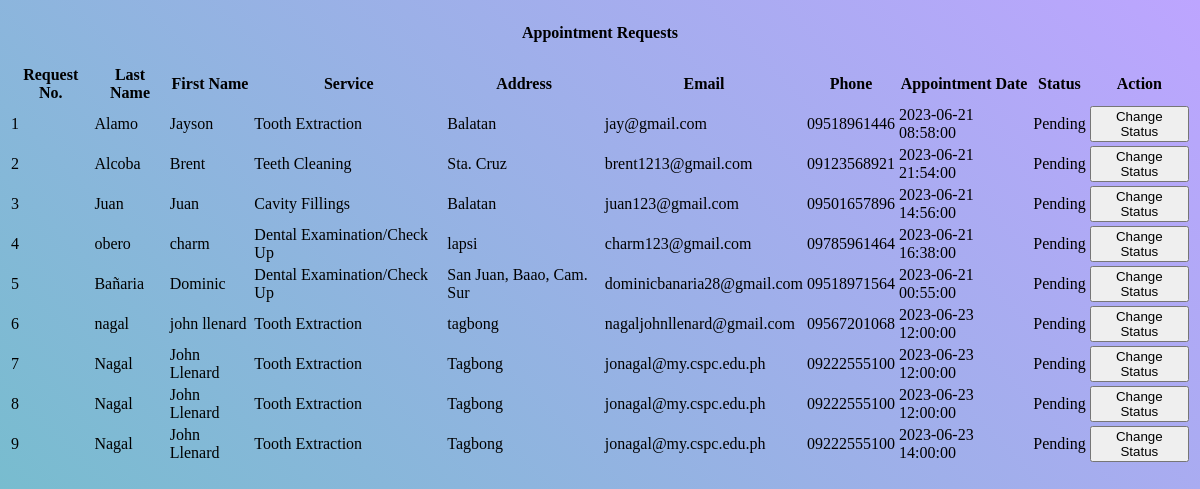
The app's page /admin/requests.php, older data.
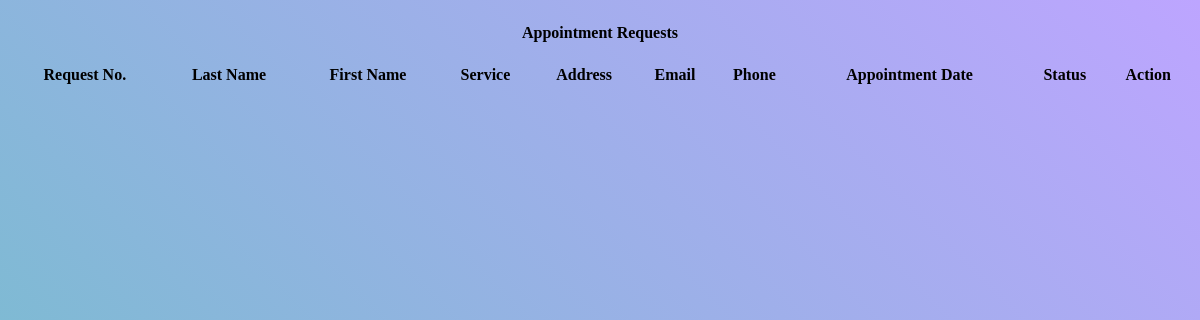
The same page, newer data.
### tables this page shows
CREATE TABLE `requests_tb` (
  `request_id` int(11) NOT NULL,
  `patient_id` int(11) NOT NULL,
  `service_id` int(11) NOT NULL,
  `firstName` varchar(100) NOT NULL,
  `middleName` varchar(100) NOT NULL,
  `lastName` varchar(100) NOT NULL,
  `address` varchar(255) NOT NULL,
  `email` varchar(100) DEFAULT NULL,
  `phone` varchar(11) NOT NULL,
  `appointment_date` datetime NOT NULL,
  `status` varchar(50) NOT NULL
);

CREATE TABLE `services_tb` (
  `service_id` int(100) NOT NULL,
  `service_name` varchar(50) DEFAULT NULL,
  `service_price` decimal(10,2) DEFAULT NULL
);

### admin/requests.php (the view, shortened to what this page needs)
<!DOCTYPE html>
<html lang="en">
<body>
    <div class="col py-1">
        <div class="container-fluid bg-light edges">
            <div class="col py-1">
                <div>
                    <h4 style="text-align:center">Appointment Requests</h4>
                </div>
                <table id="example" class="table table-striped" style="width:100%;">
                    <thead>
                        <tr>
                            <th>Request No.</th>
                            <th>Last Name</th>
                            <th>First Name</th>
                            <th>Service</th>
                            <th>Address</th>
                            <th>Email</th>
                            <th>Phone</th>
                            <th>Appointment Date</th>
                            <th>Status</th>
                            <th>Action</th>
                        </tr>
                    </thead>
                    <tbody>
                        <?php
                        $data = mysqli_query($conn, "SELECT r.*, s.service_name FROM requests_tb r INNER JOIN services_tb s ON r.service_id = s.service_id");
                        while ($row = mysqli_fetch_array($data)) {
                            if ($row['status'] != "Approve" && $row['status'] !="Done") {
                                echo "<tr>";
                                echo "<td>" . $row['request_id'] . "</td>";
                                echo "<td>" . $row['lastName'] . "</td>";
                                echo "<td>" . $row['firstName'] . "</td>";
                                echo "<td>" . $row['service_name'] . "</td>";
                                echo "<td>" . $row['address'] . "</td>";
                                echo "<td>" . $row['email'] . "</td>";
                                echo "<td>" . $row['phone'] . "</td>";
                                echo "<td>" . $row['appointment_date'] . "</td>";
                                echo "<td>" . $row['status'] . "</td>";
                                echo "<td>";
                                echo "<button type='button' class='btn btn-primary' data-bs-toggle='modal' data-bs-target='#changeStatusModal' data-bs-request-id='" . $row['request_id'] . "'>Change Status</button>";
                                echo "</td>";
                                echo "</tr>";
                            }
                        }
                        ?>
                    </tbody>
                </table>
            </div>
        </div>
    </div>
</body>
</html>

Row changes from the older to the newer data that the page shows:
removed requests_tb: request_id "1", lastName "Alamo", firstName "Jayson", service.service_name "Tooth Extraction", address "Balatan", email "jay@gmail.com", phone "09518961446", appointment_date "2023-06-21 08:58:00", status "Pending"
removed requests_tb: request_id "2", lastName "Alcoba", firstName "Brent", service.service_name "Teeth Cleaning", address "Sta. Cruz", email "brent1213@gmail.com", phone "09123568921", appointment_date "2023-06-21 21:54:00", status "Pending"
removed requests_tb: request_id "3", lastName "Juan", firstName "Juan", service.service_name "Cavity Fillings", address "Balatan", email "juan123@gmail.com", phone "09501657896", appointment_date "2023-06-21 14:56:00", status "Pending"
removed requests_tb: request_id "4", lastName "obero", firstName "charm", service.service_name "Dental Examination/Check Up", address "lapsi", email "charm123@gmail.com", phone "09785961464", appointment_date "2023-06-21 16:38:00", status "Pending"
removed requests_tb: request_id "5", lastName "Bañaria", firstName "Dominic", service.service_name "Dental Examination/Check Up", address "San Juan, Baao, Cam. Sur", email "dominicbanaria28@gmail.com", phone "09518971564", appointment_date "2023-06-21 00:55:00", status "Pending"
removed requests_tb: request_id "6", lastName "nagal", firstName "john llenard", service.service_name "Tooth Extraction", address "tagbong", email "nagaljohnllenard@gmail.com", phone "09567201068", appointment_date "2023-06-23 12:00:00", status "Pending"
removed requests_tb: request_id "7", lastName "Nagal", firstName "John Llenard", service.service_name "Tooth Extraction", address "Tagbong", email "jonagal@my.cspc.edu.ph", phone "09222555100", appointment_date "2023-06-23 12:00:00", status "Pending"
removed requests_tb: request_id "8", lastName "Nagal", firstName "John Llenard", service.service_name "Tooth Extraction", address "Tagbong", email "jonagal@my.cspc.edu.ph", phone "09222555100", appointment_date "2023-06-23 12:00:00", status "Pending"
removed requests_tb: request_id "9", lastName "Nagal", firstName "John Llenard", service.service_name "Tooth Extraction", address "Tagbong", email "jonagal@my.cspc.edu.ph", phone "09222555100", appointment_date "2023-06-23 14:00:00", status "Pending"
